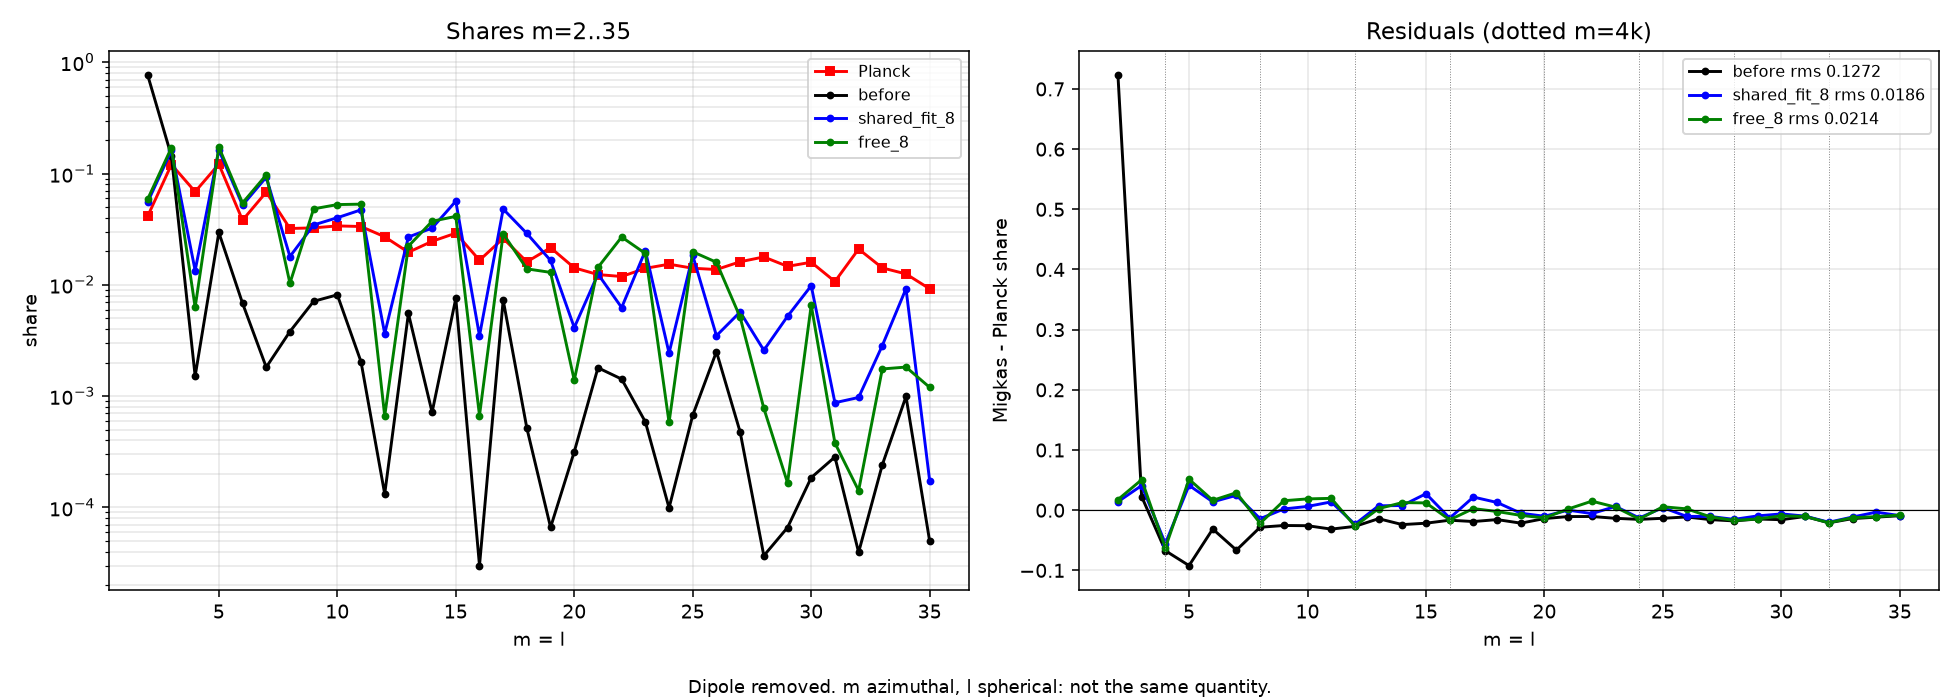

Source code (Python):
# Shares m=2..35 (dipole removed) vs Planck and residuals for best shared-axis and free-axis ring fits. From A_required_rings_results.json.
import numpy as np,matplotlib;matplotlib.use("Agg");import matplotlib.pyplot as plt
from A_required_rings_common import *
best=min([k for k in R if k.startswith("free")],key=lambda k:R[k]["resid"]);sh=min([k for k in R if k.startswith("shared_fit")],key=lambda k:R[k]["resid"])
fig,ax=plt.subplots(1,2,figsize=(14,5));a0=share(y)
ax[0].semilogy(m,pl,"rs-",ms=4,label="Planck");ax[0].semilogy(m,a0,"k.-",label="before")
ax[1].plot(m,a0-pl,"k.-",label=f"before rms {np.sqrt(((a0-pl)**2).mean()):.4f}")
for k,c in [(sh,"b"),(best,"g")]:a=share(y+St@sky(R[k]["rings"]));ax[0].semilogy(m,a,c+".-",label=k);ax[1].plot(m,a-pl,c+".-",label=f"{k} rms {np.sqrt(((a-pl)**2).mean()):.4f}")
ax[0].set(xlabel="m = l",ylabel="share",title="Shares m=2..35");ax[0].grid(alpha=.3,which="both");ax[0].legend(fontsize=8)
ax[1].axhline(0,color="k",lw=.6);[ax[1].axvline(q,color="gray",lw=.5,ls=":") for q in range(4,36,4)];ax[1].set(xlabel="m = l",ylabel="Migkas - Planck share",title="Residuals (dotted m=4k)");ax[1].grid(alpha=.3);ax[1].legend(fontsize=8)
fig.text(.5,.01,"Dipole removed. m azimuthal, l spherical: not the same quantity.",ha="center",fontsize=9);plt.tight_layout(rect=(0,.04,1,1));plt.savefig("A_required_rings_spectrum.png",dpi=140)
